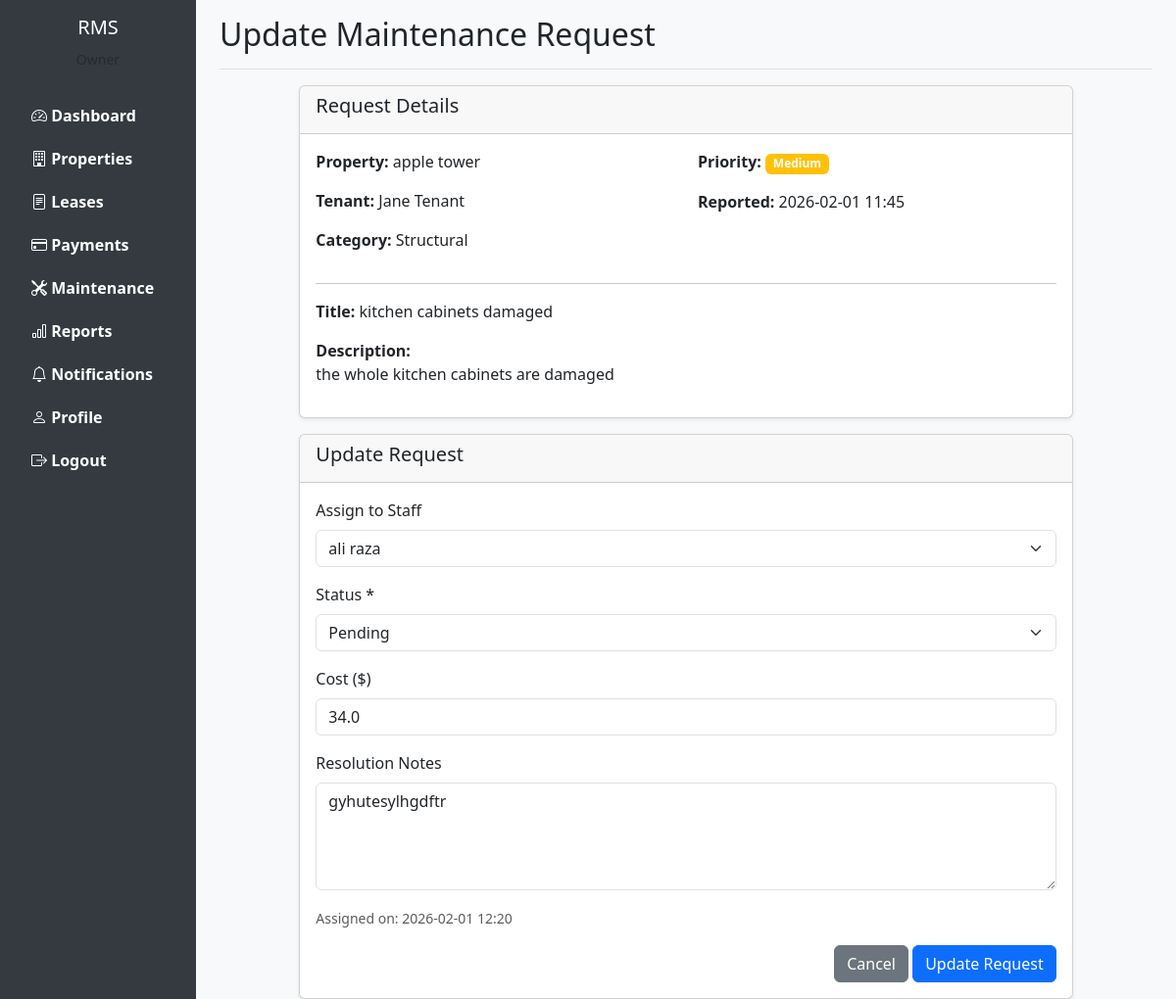
Screenshot of /maintenance/update/1 (signed in) with the database file from the repository.
### models.py (models this page shows, shortened)
class Property(db.Model):
    __tablename__ = 'properties'
    id = db.Column(db.Integer, primary_key=True)
    owner_id = db.Column(db.Integer, db.ForeignKey('users.id'), nullable=False)
    property_type = db.Column(db.String(50), nullable=False)
    title = db.Column(db.String(200), nullable=False)
    address = db.Column(db.Text, nullable=False)
    city = db.Column(db.String(100))
    state = db.Column(db.String(100))
    zip_code = db.Column(db.String(20))
    bedrooms = db.Column(db.Integer)
    bathrooms = db.Column(db.Integer)
    area_sqft = db.Column(db.Float)
    rent_amount = db.Column(db.Float, nullable=False)
    security_deposit = db.Column(db.Float)
    description = db.Column(db.Text)
    amenities = db.Column(db.Text)
    availability_status = db.Column(db.String(20), default='available')
    image_path = db.Column(db.String(255))
    created_at = db.Column(db.DateTime, default=datetime.utcnow)
    updated_at = db.Column(db.DateTime, default=datetime.utcnow, onupdate=datetime.utcnow)
    leases = db.relationship('Lease', backref='property', lazy=True)
    maintenance_requests = db.relationship('MaintenanceRequest', backref='property', lazy=True)

class User(UserMixin, db.Model):
    __tablename__ = 'users'
    id = db.Column(db.Integer, primary_key=True)
    username = db.Column(db.String(80), unique=True, nullable=False)
    email = db.Column(db.String(120), unique=True, nullable=False)
    password_hash = db.Column(db.String(255), nullable=False)
    full_name = db.Column(db.String(120), nullable=False)
    phone = db.Column(db.String(20))
    address = db.Column(db.Text)
    role = db.Column(db.String(20), nullable=False)
    is_active = db.Column(db.Boolean, default=True)
    created_at = db.Column(db.DateTime, default=datetime.utcnow)
    updated_at = db.Column(db.DateTime, default=datetime.utcnow, onupdate=datetime.utcnow)
    properties = db.relationship('Property', backref='owner', lazy=True, foreign_keys='Property.owner_id')
    leases_as_tenant = db.relationship('Lease', backref='tenant', lazy=True, foreign_keys='Lease.tenant_id')
    payments = db.relationship('Payment', backref='payer', lazy=True)
    maintenance_requests = db.relationship('MaintenanceRequest', backref='requester', lazy=True, foreign_keys='MaintenanceRequest.tenant_id')
    assigned_maintenance = db.relationship('MaintenanceRequest', backref='assigned_staff', lazy=True, foreign_keys='MaintenanceRequest.staff_id')
    notifications = db.relationship('Notification', backref='user', lazy=True)

class MaintenanceRequest(db.Model):
    __tablename__ = 'maintenance_requests'
    id = db.Column(db.Integer, primary_key=True)
    property_id = db.Column(db.Integer, db.ForeignKey('properties.id'), nullable=False)
    tenant_id = db.Column(db.Integer, db.ForeignKey('users.id'), nullable=False)
    staff_id = db.Column(db.Integer, db.ForeignKey('users.id'))
    title = db.Column(db.String(200), nullable=False)
    description = db.Column(db.Text, nullable=False)
    category = db.Column(db.String(50))
    priority = db.Column(db.String(20), default='medium')
    status = db.Column(db.String(20), default='pending')
    reported_date = db.Column(db.DateTime, default=datetime.utcnow)
    assigned_date = db.Column(db.DateTime)
    completed_date = db.Column(db.DateTime)
    cost = db.Column(db.Float)
    resolution_notes = db.Column(db.Text)

### routes.py (the view, shortened to what this page needs)
@current_app.route('/maintenance/update/<int:request_id>', methods=['GET', 'POST'])
@login_required
@role_required('admin', 'staff', 'owner')
def update_maintenance(request_id):
    maintenance_request = MaintenanceRequest.query.get_or_404(request_id)
    staff_members = User.query.filter_by(role='staff').all()
    return render_template('maintenance/update.html', request=maintenance_request, staff=staff_members)

### app.py (called while the page is built)
def create_app():
    app = Flask(__name__)
    app.config['SECRET_KEY'] = 'your-secret-key-change-in-production'
    app.config['SQLALCHEMY_DATABASE_URI'] = 'sqlite:///rental_management.db'
    app.config['SQLALCHEMY_TRACK_MODIFICATIONS'] = False
    app.config['UPLOAD_FOLDER'] = 'static/uploads'
    os.makedirs(app.config['UPLOAD_FOLDER'], exist_ok=True)
    db.init_app(app)
    login_manager.init_app(app)
    migrate.init_app(app, db)
    login_manager.login_view = 'login'
    login_manager.login_message = 'Please log in to access this page.'
    with app.app_context():
        from models import User
        @login_manager.user_loader
        def load_user(user_id):
            return User.query.get(int(user_id))
        import routes
        db.create_all()
    return app

### routes.py (called while the page is built)
def role_required(*roles):
    def decorator(f):
        @wraps(f)
        def decorated_function(*args, **kwargs):
            if not current_user.is_authenticated or current_user.role not in roles:
                flash('You do not have permission to access this page.', 'danger')
                return redirect(url_for('dashboard'))
            return f(*args, **kwargs)
        return decorated_function
    return decorator

### templates/maintenance/update.html (shortened to what this page needs)
{% extends "base.html" %}
{% block page_title %}Update Maintenance Request{% endblock %}
{% block content %}
<div class="row">
    <div class="col-md-10 offset-md-1">
        <div class="card mb-3">
            <div class="card-header">
                <h5>Request Details</h5>
            </div>
            <div class="card-body">
                <div class="row">
                    <div class="col-md-6">
                        <p><strong>Property:</strong> {{ request.property.title }}</p>
                        <p><strong>Tenant:</strong> {{ request.requester.full_name }}</p>
                        <p><strong>Category:</strong> {{ request.category|title }}</p>
                    </div>
                    <div class="col-md-6">
                        <p><strong>Priority:</strong>
                            <span class="badge bg-{{ 'danger' if request.priority == 'urgent' else 'warning' }}">
                                {{ request.priority|title }}
                            </span>
                        </p>
                        <p><strong>Reported:</strong> {{ request.reported_date.strftime('%Y-%m-%d %H:%M') }}</p>
                    </div>
                </div>
                <hr>
                <p><strong>Title:</strong> {{ request.title }}</p>
                <p><strong>Description:</strong><br>{{ request.description }}</p>
            </div>
        </div>
        <div class="card">
            <div class="card-header">
                <h5>Update Request</h5>
            </div>
            <div class="card-body">
                <form method="POST" action="{{ url_for('update_maintenance', request_id=request.id) }}">
                    {% if current_user.role in ['admin', 'owner'] %}
                    <div class="mb-3">
                        <label for="staff_id" class="form-label">Assign to Staff</label>
                        <select class="form-select" id="staff_id" name="staff_id">
                            {% for staff_member in staff %}
                            <option value="{{ staff_member.id }}" {% if request.staff_id == staff_member.id %}selected{% endif %}>
                                {{ staff_member.full_name }}
                            </option>
                            {% endfor %}
                        </select>
                    </div>
                    {% endif %}
                    <div class="mb-3">
                        <label for="status" class="form-label">Status *</label>
                        <select class="form-select" id="status" name="status" required>
                            <option value="pending" {% if request.status == 'pending' %}selected{% endif %}>Pending</option>
                        </select>
                    </div>
                    <div class="mb-3">
                        <label for="cost" class="form-label">Cost ($)</label>
                        <input type="number" class="form-control" id="cost" name="cost" value="{{ request.cost or '' }}" min="0" step="0.01">
                    </div>
                    <div class="mb-3">
                        <label for="resolution_notes" class="form-label">Resolution Notes</label>
                        <textarea class="form-control" id="resolution_notes" name="resolution_notes" rows="4" placeholder="Add notes about the resolution...">{{ request.resolution_notes or '' }}</textarea>
                    </div>
                    {% if request.assigned_date %}
                    <p class="text-muted"><small>Assigned on: {{ request.assigned_date.strftime('%Y-%m-%d %H:%M') }}</small></p>
                    {% endif %}
                    <div class="text-end">
                        <a href="{{ url_for('maintenance') }}" class="btn btn-secondary">Cancel</a>
                        <button type="submit" class="btn btn-primary">Update Request</button>
                    </div>
                </form>
            </div>
        </div>
    </div>
</div>
{% endblock %}

### templates/base.html (style rules this page uses)
body { min-height: 100vh; background-color: #f8f9fa; }
.card { box-shadow: 0 0.125rem 0.25rem rgba(0,0,0,0.075); }

### rows the page displays
Property: property "apple tower"
User: requester.full_name "Jane Tenant"
MaintenanceRequest: category "Structural", priority "Medium", reported_date "2026-02-01 11:45", title "kitchen cabinets damaged", description "the whole kitchen cabinets are damaged", staff_id "ali raza", status "Pending", cost "34.0", resolution_notes "gyhutesylhgdftr", assigned_date "2026-02-01 12:20"
